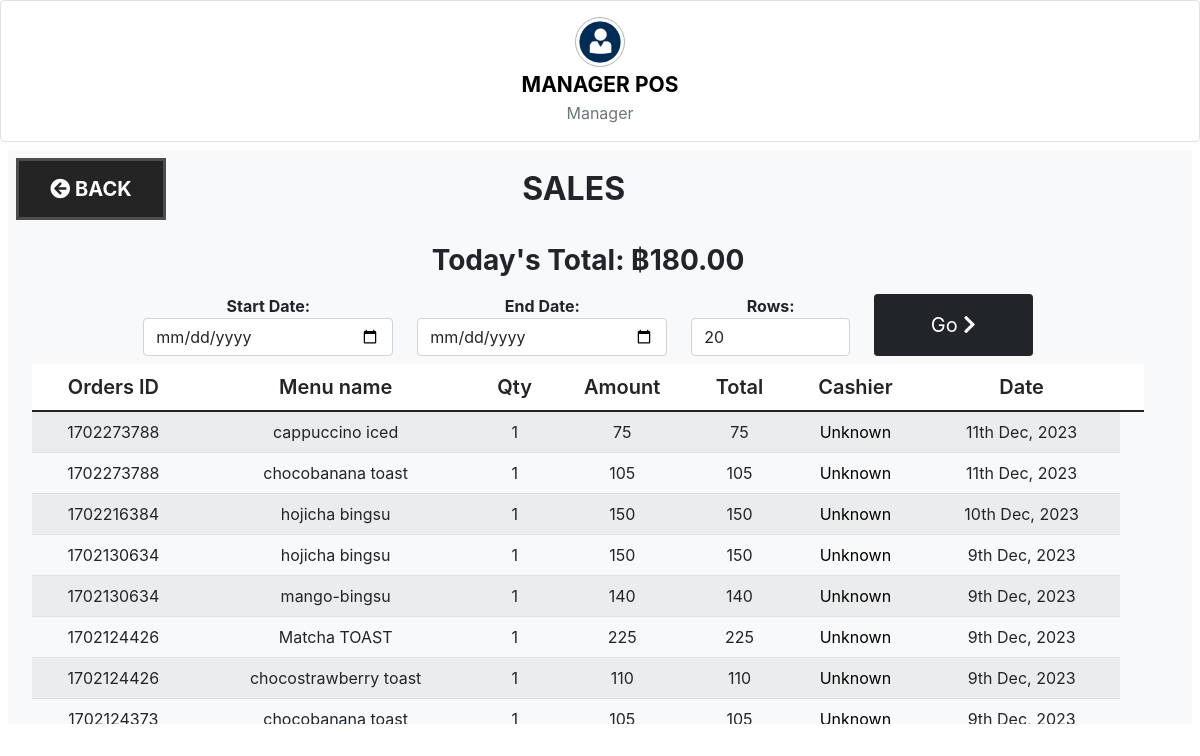
The page /pos_hunsa/public/index.php?pg=admin&tab=sales (signed in) on the database its author committed.
### tables this page shows
CREATE TABLE `history` (
  `id` int(11) NOT NULL,
  `orders_id` int(11) NOT NULL,
  `table_id` int(11) DEFAULT NULL,
  `menu_id` int(11) NOT NULL,
  `staff_id` int(11) NOT NULL,
  `menu_name` text NOT NULL,
  `qty` int(11) NOT NULL,
  `menu_price` int(11) NOT NULL,
  `time` datetime NOT NULL
);

### pos_hunsa/app/core/database.php (called while the page is built)
<?php
class Database
{
	private function db_connect(){
		$DBHOST = "localhost";
		$DBNAME = "pos_hunsa";
		$DBUSER = "root";
		$DBPASS = "";
		$DBDRIVER = "mysql";
		try{
			$con = new PDO("$DBDRIVER:host=$DBHOST;dbname=$DBNAME",$DBUSER,$DBPASS);
		}catch(PDOException $e){
			echo $e->getMessage();
		}
		return $con;
	}
	public function query($query,$data = array())
	{
		$con = $this->db_connect();
		$smt = $con->prepare($query);
		$check = $smt->execute($data);
		if($check)
		{
			$result = $smt->fetchAll(PDO::FETCH_ASSOC);
			if(is_array($result) && count($result) > 0){
				return $result;
			}
		}
		return false;
	}
}

### pos_hunsa/app/core/functions.php (called while the page is built, shortened)
<?php
function esc($str)
{
	return htmlspecialchars($str);
}

### pos_hunsa/app/views/admin/sales.view.php (the view, shortened to what this page needs)
<div class="container-fluid row">
    	<div class="col">
		<h3 class="text m-3">Today's Total: ฿<?=number_format($sales_total,2)?></h3>
		<form class="row d-flex justify-content-center m-2">
			<div class="col-sm-3 fw-bold">
				<label for="start">Start Date:</label>
				<input class="form-control" id="start" type="date" name="start" value="<?=!empty($_GET['start']) ? $_GET['start']:''?>">
			</div>
			<div class="col-sm-3 fw-bold">
				<label for="end">End Date:</label>
				<input class="form-control" id="end" type="date" name="end" value="<?=!empty($_GET['end']) ? $_GET['end']:''?>">
			</div>
			<div class="col-sm-2 fw-bold">
				<label for="limit">Rows:</label>
				<input class="form-control" id="limit" type="number" min="1" name="limit" value="<?=!empty($_GET['limit']) ? $_GET['limit']:'20'?>">
			</div>
			<div class="col-sm-2 d-flex fw-bold">
				<button class="btn col btn-dark btn-sm fs-5">Go <i class="fa fa-chevron-right"></i></button>
			</div>
		</form>
		<div class="table-responsive table-h-36">
			<table class="table table-striped table-hover">
				<thead>
					<tr class="fs-5">
						<th class="fw-black">Orders ID</th>
						<th class="fw-black">Menu name</th>
						<th class="fw-black">Qty</th>
						<th class="fw-black">Amount</th>
						<th class="fw-black">Total</th>
						<th class="fw-black">Cashier</th>
						<th class="fw-black">Date</th>
						<th></th>
					</tr>
				</thead>
				<?php if (!empty($sales)):?>
					<?php foreach ($sales as $sale):?>
					<tr>
						<td><?=esc($sale['orders_id'])?></td>
						<td>
							<?=esc($sale['menu_name'])?>
						</td>
						<td><?=esc($sale['qty'])?></td>
						<td><?=esc($sale['menu_price'])?></td>
						<td><?=esc($sale['menu_price']*$sale['qty'])?></td>
						<?php
							$cashier = get_user_by_id($sale['staff_id']);
							if(empty($cashier)){
								$name = "Unknown";
								$namelink = "#";
							}else{
								$name = strtoupper($cashier['firstname']);
								$namelink = "index.php?pg=profile&id=".$cashier['id'];
							}
						?>
						<td>
							<a href="<?=$namelink?>">
								<?=esc($name)?>
							</a>
						</td>
						<td><?=date("jS M, Y",strtotime($sale['time']))?></td>
					</tr>
					<?php endforeach;?>
				<?php endif;?>
			</table>
		</div>
	</div>
</div>

### pos_hunsa/public/assets/css/main.css (style rules this page uses)
body a { text-decoration: none; }

### rows shown on the page
history: orders "1702273788", menu_name "cappuccino iced", qty "1", menu_price "75", $sale['menu_price']*$sale['qty'] "75", name "Unknown", time "11th Dec, 2023"
history: orders "1702273788", menu_name "chocobanana toast", qty "1", menu_price "105", $sale['menu_price']*$sale['qty'] "105", name "Unknown", time "11th Dec, 2023"
history: orders "1702216384", menu_name "hojicha bingsu", qty "1", menu_price "150", $sale['menu_price']*$sale['qty'] "150", name "Unknown", time "10th Dec, 2023"
history: orders "1702130634", menu_name "hojicha bingsu", qty "1", menu_price "150", $sale['menu_price']*$sale['qty'] "150", name "Unknown", time "9th Dec, 2023"
history: orders "1702130634", menu_name "mango-bingsu", qty "1", menu_price "140", $sale['menu_price']*$sale['qty'] "140", name "Unknown", time "9th Dec, 2023"
history: orders "1702124426", menu_name "Matcha TOAST", qty "1", menu_price "225", $sale['menu_price']*$sale['qty'] "225", name "Unknown", time "9th Dec, 2023"
history: orders "1702124426", menu_name "chocostrawberry toast", qty "1", menu_price "110", $sale['menu_price']*$sale['qty'] "110", name "Unknown", time "9th Dec, 2023"
history: orders "1702124373", menu_name "chocobanana toast", qty "1", menu_price "105", $sale['menu_price']*$sale['qty'] "105", name "Unknown", time "9th Dec, 2023"

### other values the page prints
Auth::get(('firstname'))." ".Auth::get(('lastname')) "MANAGER POS"
$tab "SALES"
$sales_total "180.00"
